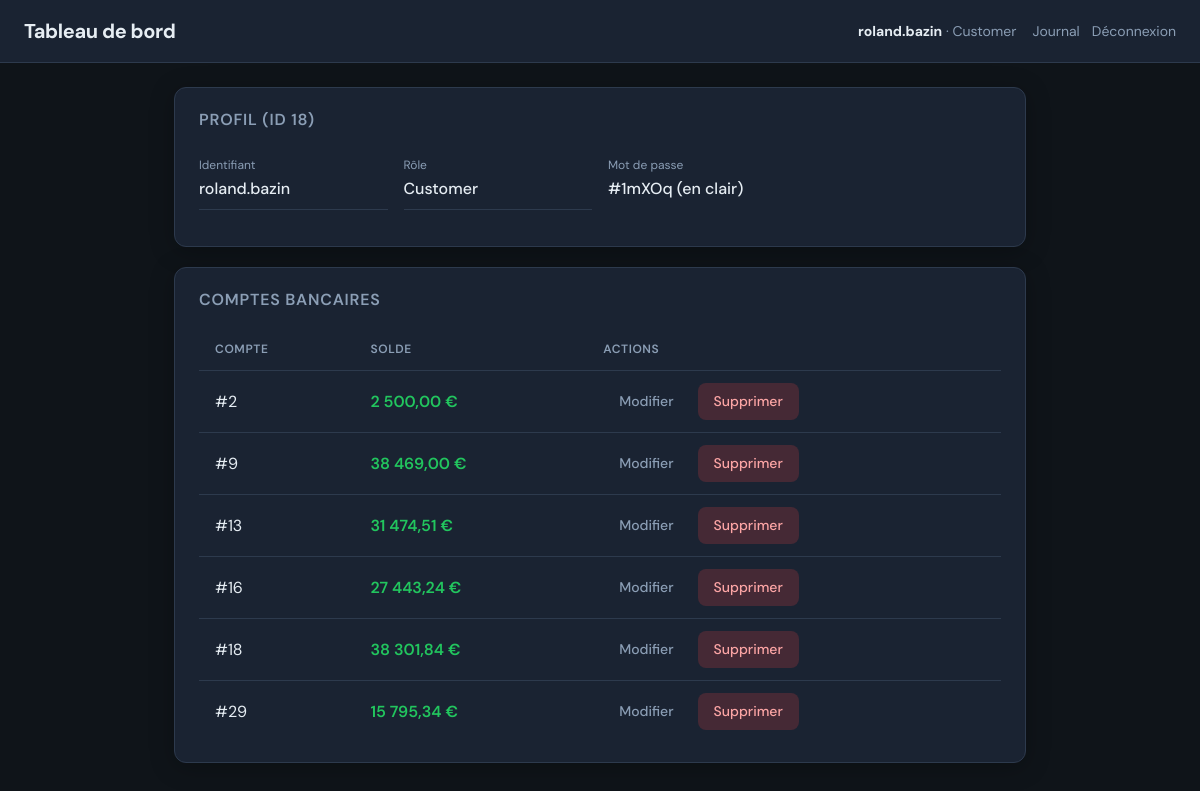
The page /dashboard.php?user_id=18 (signed in) on the database its author committed.
### tables this page shows
CREATE TABLE `users` (
  `id` int(11) NOT NULL AUTO_INCREMENT,
  `username` varchar(200) NOT NULL,
  `password` varchar(100) NOT NULL,
  `role` varchar(50) NOT NULL,
  PRIMARY KEY (`id`)
);

CREATE TABLE `accounts` (
  `id` int(11) NOT NULL,
  `user_id` int(11) NOT NULL,
  `balance` decimal(10,2) DEFAULT NULL,
  PRIMARY KEY (`id`, `user_id`),
  KEY `user_id` (`user_id`)
);

### dashboard.php (the view, shortened to what this page needs)
<?php
require_once "config.php";
$requestedUserId = isset($_GET['user_id']) ? $_GET['user_id'] : $_SESSION['user_id'];
$isSecureOrHashed = !empty($_SESSION['logged_via_secure']) || !empty($_SESSION['logged_via_secure_hash']);
if (!empty($_SESSION['logged_via_secure_hash'])) {
    $stmtUser = mysqli_prepare($conn, "SELECT id, username, role FROM users_hashed WHERE id = ?");
    mysqli_stmt_bind_param($stmtUser, "i", $requestedUserId);
    mysqli_stmt_execute($stmtUser);
    $resultUser = mysqli_stmt_get_result($stmtUser);
    $userData = mysqli_fetch_assoc($resultUser);
    mysqli_stmt_close($stmtUser);
} else {
    $sqlUser = "SELECT * FROM users WHERE id = " . (int) $requestedUserId;
    $resultUser = mysqli_query($conn, $sqlUser);
    $userData = mysqli_fetch_assoc($resultUser);
}
$sqlAccounts = "SELECT * FROM accounts WHERE user_id = " . (int) $requestedUserId;
$resultAccounts = mysqli_query($conn, $sqlAccounts);
$accountsList = [];
while ($row = mysqli_fetch_assoc($resultAccounts)) {
    $accountsList[] = $row;
}
?>
<!DOCTYPE html>
<html lang="fr">
<head>
</head>
<body>
    <header class="header">
        <h1>Tableau de bord</h1>
        <div class="header-right">
            <span class="user-badge">
                <strong><?php echo htmlspecialchars($_SESSION['username'], ENT_QUOTES, 'UTF-8'); ?></strong>
                · <?php echo htmlspecialchars($_SESSION['role'], ENT_QUOTES, 'UTF-8'); ?>
            </span>
            <div class="nav-links">
                <a href="view_logs.php">Journal</a>
                <a href="logout.php">Déconnexion</a>
            </div>
        </div>
    </header>
    <main class="main">
        <section class="card">
            <h2>Profil (ID <?php echo (int) $requestedUserId; ?>)</h2>
            <?php if ($userData): ?>
                <dl class="user-grid">
                    <div class="user-item">
                        <dt>Identifiant</dt>
                        <dd><?php echo htmlspecialchars($userData['username'], ENT_QUOTES, 'UTF-8'); ?></dd>
                    </div>
                    <div class="user-item">
                        <dt>Rôle</dt>
                        <dd><?php echo htmlspecialchars($userData['role'], ENT_QUOTES, 'UTF-8'); ?></dd>
                    </div>
                    <div class="user-item">
                        <dt>Mot de passe</dt>
                        <dd><?php echo $isSecureOrHashed ? '•••••••• (stockage sécurisé)' : htmlspecialchars($userData['password'] ?? '', ENT_QUOTES, 'UTF-8') . ' (en clair)'; ?></dd>
                    </div>
                </dl>
            <?php else: ?>
                <p class="empty-state">Aucun utilisateur trouvé pour cet ID.</p>
            <?php endif; ?>
        </section>
        <section class="card">
            <h2>Comptes bancaires</h2>
            <?php if (!empty($accountsList)): ?>
                <table class="accounts-table">
                    <thead>
                        <tr>
                            <th>Compte</th>
                            <th>Solde</th>
                            <th>Actions</th>
                        </tr>
                    </thead>
                    <tbody>
                        <?php foreach ($accountsList as $account): ?>
                        <tr>
                            <td>#<?php echo (int) $account['id']; ?></td>
                            <td><span class="balance"><?php echo htmlspecialchars(number_format((float) $account['balance'], 2, ',', ' ')); ?> €</span></td>
                            <td>
                                <div class="actions-cell">
                                    <a href="edit_account.php?id=<?php echo (int) $account['id']; ?>&user_id=<?php echo (int) $requestedUserId; ?>" class="btn btn-ghost">Modifier</a>
                                    <a href="delete_account.php?id=<?php echo (int) $account['id']; ?>&user_id=<?php echo (int) $requestedUserId; ?>" class="btn btn-danger" onclick="return confirm('Supprimer ce compte ?');">Supprimer</a>
                                </div>
                            </td>
                        </tr>
                        <?php endforeach; ?>
                    </tbody>
                </table>
            <?php else: ?>
                <p class="empty-state">Aucun compte lié.</p>
            <?php endif; ?>
        </section>
    </main>
</body>
</html>

### dashboard.php (style rules this page uses)
:root { --bg: #0f1419; --surface: #1a2332; --surface-hover: #243044; --border: #2d3a4d; --text: #e6edf3; --text-muted: #8b9eb5; --accent: #3b82f6; --accent-hover: #2563eb; --success: #22c55e; --error: #ef4444; --radius: 12px; --radius-sm: 8px; --shadow: 0 4px 24px rgba(0,0,0,0.25); }
* { box-sizing: border-box; }
body { font-family: 'DM Sans', sans-serif; margin: 0; min-height: 100vh; background: var(--bg); color: var(--text); line-height: 1.5; }
.header { background: var(--surface); border-bottom: 1px solid var(--border); padding: 1rem 1.5rem; display: flex; align-items: center; justify-content: space-between; flex-wrap: wrap; gap: 1rem; }
.header h1 { margin: 0; font-size: 1.25rem; font-weight: 700; letter-spacing: -0.02em; }
.header-right { display: flex; align-items: center; gap: 1rem; flex-wrap: wrap; }
.user-badge { font-size: 0.875rem; color: var(--text-muted); }
.user-badge strong { color: var(--text); }
.main { max-width: 900px; margin: 0 auto; padding: 1.5rem; }
.card { background: var(--surface); border: 1px solid var(--border); border-radius: var(--radius); padding: 1.25rem 1.5rem; margin-bottom: 1.25rem; box-shadow: var(--shadow); }
.card h2 { margin: 0 0 1rem 0; font-size: 1rem; font-weight: 600; color: var(--text-muted); text-transform: uppercase; letter-spacing: 0.05em; }
.user-grid { display: grid; grid-template-columns: repeat(auto-fill, minmax(180px, 1fr)); gap: 1rem; }
.user-item { padding: 0.5rem 0; border-bottom: 1px solid var(--border); }
.user-item:last-child { border-bottom: none; }
.user-item dt { font-size: 0.75rem; color: var(--text-muted); margin-bottom: 0.2rem; }
.user-item dd { margin: 0; font-weight: 500; }
.accounts-table { width: 100%; border-collapse: collapse; }
.accounts-table th, .accounts-table td { padding: 0.75rem 1rem; text-align: left; border-bottom: 1px solid var(--border); }
.accounts-table th { font-size: 0.75rem; font-weight: 600; color: var(--text-muted); text-transform: uppercase; letter-spacing: 0.05em; }
.accounts-table tr:last-child td { border-bottom: none; }
.balance { font-weight: 600; font-variant-numeric: tabular-nums; color: var(--success); }
.btn { display: inline-block; padding: 0.5rem 1rem; border-radius: var(--radius-sm); font-size: 0.875rem; font-weight: 500; text-decoration: none; border: none; cursor: pointer; font-family: inherit; transition: background 0.15s, color 0.15s; }
.btn-ghost { background: transparent; color: var(--text-muted); }
.btn-danger { background: rgba(239, 68, 68, 0.2); color: #fca5a5; }
.actions-cell { display: flex; gap: 0.5rem; flex-wrap: wrap; }
.nav-links { display: flex; gap: 0.75rem; flex-wrap: wrap; }
.nav-links a { color: var(--text-muted); text-decoration: none; font-size: 0.875rem; }

### rows shown on the page
users: username "roland.bazin", role "Customer", password "#1mXOq"
accounts: id "2", balance "2 500,00"
accounts: id "9", balance "38 469,00"
accounts: id "13", balance "31 474,51"
accounts: id "16", balance "27 443,24"
accounts: id "18", balance "38 301,84"
accounts: id "29", balance "15 795,34"

### other values the page prints
$_SESSION['username'] "roland.bazin"
$_SESSION['role'] "Customer"
$requestedUserId "18"
